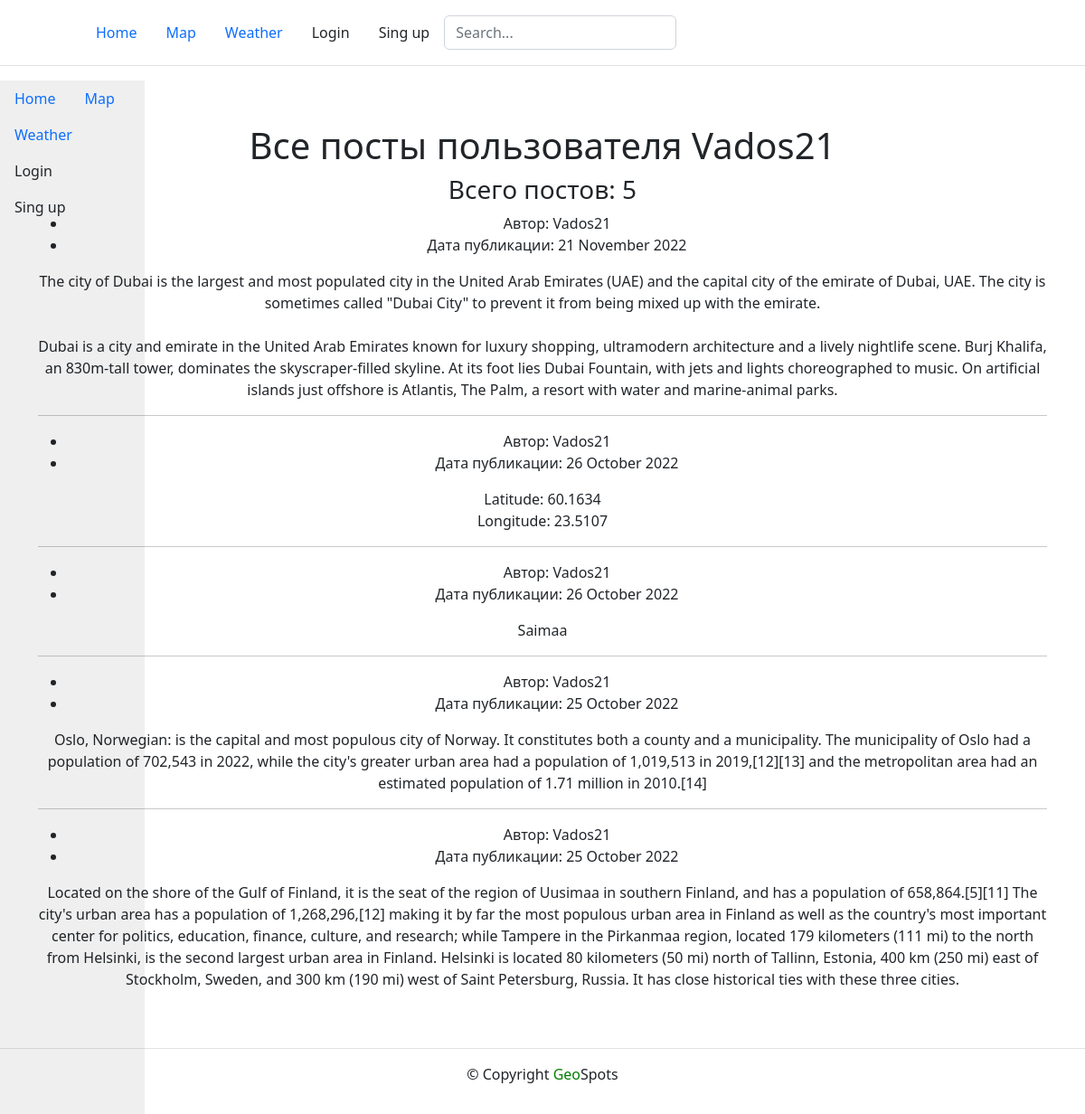
Page /profile/Vados21/ on the committed database.
### posts/models.py (models this page shows, shortened)
class Post(models.Model):
    title = models.CharField(max_length=200)
    text = models.TextField()
    pub_date = models.DateTimeField(auto_now_add=True)
    author = models.ForeignKey(
        User,
        on_delete=models.CASCADE,
        related_name='posts'
    )
    group = models.ForeignKey(
        Group, blank=True, null=True,
        on_delete=models.SET_NULL,
        related_name='posts'
    )
    image = models.ImageField(
        'Картинка',
        upload_to='posts/',
        blank=True
    )
    lat = models.DecimalField(max_digits=10, decimal_places=8)
    lon = models.DecimalField(max_digits=10, decimal_places=8)
    likes = models.ManyToManyField(User, related_name='likes', blank=True)
    class Meta:
        ordering = ['-pub_date']

### posts/views.py (the view)
# urls.py: path('profile/<str:username>/', views.profile, name='profile'),
def profile(request, username):
    logging.info('profile started')
    user = get_object_or_404(User, username=username)
    post_list = user.posts.all()
    paginator = Paginator(post_list, 10)
    page_number = request.GET.get('page')
    post_counter = paginator.count
    page_obj = paginator.get_page(page_number)
    context = {
        'username': user,
        'post_counter': post_counter,
        'page_obj': page_obj,
    }
    return render(request, 'posts/profile.html', context)

### posts/templates/posts/profile.html (shortened to what this page needs)
{% extends 'posts/base.html'%}
{% block content %}
<div class="container py-5">
  <h1>Все посты пользователя {{ username }} </h1>
  <h3>Всего постов: {{ post_counter }} </h3>
  <article>
  {% for post in page_obj %}
    <ul>
      <li>
        Автор: {{ username }}
      </li>
      <li>
        Дата публикации: {{ post.pub_date|date:"d E Y" }}
      </li>
    </ul>
    <p>{{ post.text|linebreaksbr }}</p>
    {% if not forloop.last %}<hr>{% endif %}
  {% endfor %}
  </article>
</div>
{% endblock content%}

### rows in the picture
Post: pub_date "21 November 2022", text "The city of Dubai is the largest and most populated city in the United Arab Emirates (UAE) and the capital city of the emirate of Dubai, UAE. The city is sometimes called \"Dubai City\" to prevent it from being mixed up with the emirate. Dubai is a city and emirate in the United Arab Emirates known for luxury shopping, ultramodern architecture and a lively nightlife scene. Burj Khalifa, an 830m-tall tower, dominates the skyscraper-filled skyline. At its foot lies Dubai Fountain, with jets and lights choreographed to music. On artificial islands just offshore is Atlantis, The Palm, a resort with water and marine-animal parks."
Post: pub_date "26 October 2022", text "Latitude: 60.1634 Longitude: 23.5107"
Post: pub_date "26 October 2022", text "Saimaa"
Post: pub_date "25 October 2022", text "Oslo, Norwegian: is the capital and most populous city of Norway. It constitutes both a county and a municipality. The municipality of Oslo had a population of 702,543 in 2022, while the city's greater urban area had a population of 1,019,513 in 2019,[12][13] and the metropolitan area had an estimated population of 1.71 million in 2010.[14]"
Post: pub_date "25 October 2022", text "Located on the shore of the Gulf of Finland, it is the seat of the region of Uusimaa in southern Finland, and has a population of 658,864.[5][11] The city's urban area has a population of 1,268,296,[12] making it by far the most populous urban area in Finland as well as the country's most important center for politics, education, finance, culture, and research; while Tampere in the Pirkanmaa region, located 179 kilometers (111 mi) to the north from Helsinki, is the second largest urban area in Finland. Helsinki is located 80 kilometers (50 mi) north of Tallinn, Estonia, 400 km (250 mi) east of Stockholm, Sweden, and 300 km (190 mi) west of Saint Petersburg, Russia. It has close historical…"

### other values in the picture
{{ username }} "Vados21"
{{ post_counter }} "5"
